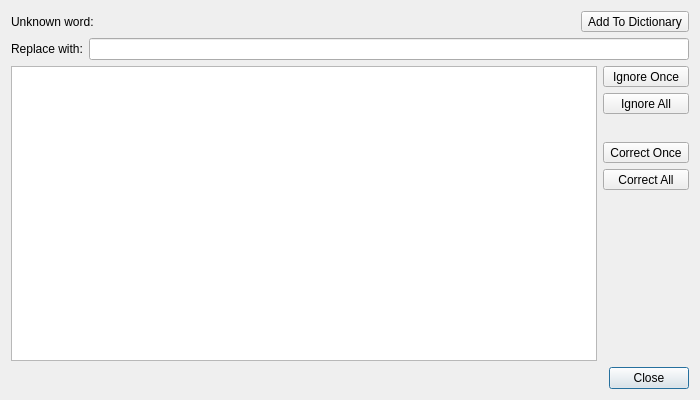
<?xml version="1.0" encoding="UTF-8"?>
<ui version="4.0">
 <class>FeatherPad::SpellDialog</class>
 <widget class="QDialog" name="spellDialog">
  <property name="geometry">
   <rect>
    <x>0</x>
    <y>0</y>
    <width>700</width>
    <height>400</height>
   </rect>
  </property>
  <property name="windowTitle">
   <string notr="true">Dialog</string>
  </property>
  <layout class="QVBoxLayout" name="verticalLayout">
   <item>
    <layout class="QHBoxLayout" name="horizontalLayout">
     <property name="spacing">
      <number>5</number>
     </property>
     <item>
      <widget class="QLabel" name="label">
       <property name="text">
        <string>Unknown word:</string>
       </property>
      </widget>
     </item>
     <item>
      <widget class="QLabel" name="misspelledLabel">
       <property name="sizePolicy">
        <sizepolicy hsizetype="MinimumExpanding" vsizetype="Preferred">
         <horstretch>0</horstretch>
         <verstretch>0</verstretch>
        </sizepolicy>
       </property>
       <property name="minimumSize">
        <size>
         <width>200</width>
         <height>0</height>
        </size>
       </property>
       <property name="text">
        <string/>
       </property>
      </widget>
     </item>
     <item>
      <widget class="QToolButton" name="addToDict">
       <property name="text">
        <string>Add To Dictionary</string>
       </property>
      </widget>
     </item>
    </layout>
   </item>
   <item>
    <layout class="QHBoxLayout" name="horizontalLayout_1">
     <item>
      <widget class="QLabel" name="label_1">
       <property name="text">
        <string>Replace with:</string>
       </property>
      </widget>
     </item>
     <item>
      <widget class="QLineEdit" name="replace"/>
     </item>
    </layout>
   </item>
   <item>
    <layout class="QHBoxLayout" name="horizontalLayout_2" stretch="1,0">
     <item>
      <widget class="QListWidget" name="listWidget"/>
     </item>
     <item>
      <layout class="QVBoxLayout" name="verticalLayout_1">
       <item>
        <widget class="QToolButton" name="ignoreOnce">
         <property name="sizePolicy">
          <sizepolicy hsizetype="MinimumExpanding" vsizetype="Fixed">
           <horstretch>0</horstretch>
           <verstretch>0</verstretch>
          </sizepolicy>
         </property>
         <property name="text">
          <string>Ignore Once</string>
         </property>
        </widget>
       </item>
       <item>
        <widget class="QToolButton" name="ignoreAll">
         <property name="sizePolicy">
          <sizepolicy hsizetype="MinimumExpanding" vsizetype="Fixed">
           <horstretch>0</horstretch>
           <verstretch>0</verstretch>
          </sizepolicy>
         </property>
         <property name="text">
          <string>Ignore All</string>
         </property>
        </widget>
       </item>
       <item>
        <spacer name="verticalSpacer_2">
         <property name="orientation">
          <enum>Qt::Vertical</enum>
         </property>
         <property name="sizeType">
          <enum>QSizePolicy::Fixed</enum>
         </property>
         <property name="sizeHint" stdset="0">
          <size>
           <width>5</width>
           <height>22</height>
          </size>
         </property>
        </spacer>
       </item>
       <item>
        <widget class="QToolButton" name="correctOnce">
         <property name="sizePolicy">
          <sizepolicy hsizetype="MinimumExpanding" vsizetype="Fixed">
           <horstretch>0</horstretch>
           <verstretch>0</verstretch>
          </sizepolicy>
         </property>
         <property name="text">
          <string>Correct Once</string>
         </property>
        </widget>
       </item>
       <item>
        <widget class="QToolButton" name="correctAll">
         <property name="sizePolicy">
          <sizepolicy hsizetype="MinimumExpanding" vsizetype="Fixed">
           <horstretch>0</horstretch>
           <verstretch>0</verstretch>
          </sizepolicy>
         </property>
         <property name="text">
          <string>Correct All</string>
         </property>
        </widget>
       </item>
       <item>
        <spacer name="verticalSpacer">
         <property name="orientation">
          <enum>Qt::Vertical</enum>
         </property>
         <property name="sizeType">
          <enum>QSizePolicy::MinimumExpanding</enum>
         </property>
         <property name="sizeHint" stdset="0">
          <size>
           <width>5</width>
           <height>5</height>
          </size>
         </property>
        </spacer>
       </item>
      </layout>
     </item>
    </layout>
   </item>
   <item>
    <widget class="QDialogButtonBox" name="buttonBox">
     <property name="orientation">
      <enum>Qt::Horizontal</enum>
     </property>
     <property name="standardButtons">
      <set>QDialogButtonBox::Close</set>
     </property>
    </widget>
   </item>
  </layout>
 </widget>
 <resources/>
 <connections>
  <connection>
   <sender>buttonBox</sender>
   <signal>clicked(QAbstractButton*)</signal>
   <receiver>spellDialog</receiver>
   <slot>close()</slot>
   <hints>
    <hint type="sourcelabel">
     <x>316</x>
     <y>260</y>
    </hint>
    <hint type="destinationlabel">
     <x>286</x>
     <y>274</y>
    </hint>
   </hints>
  </connection>
 </connections>
</ui>
